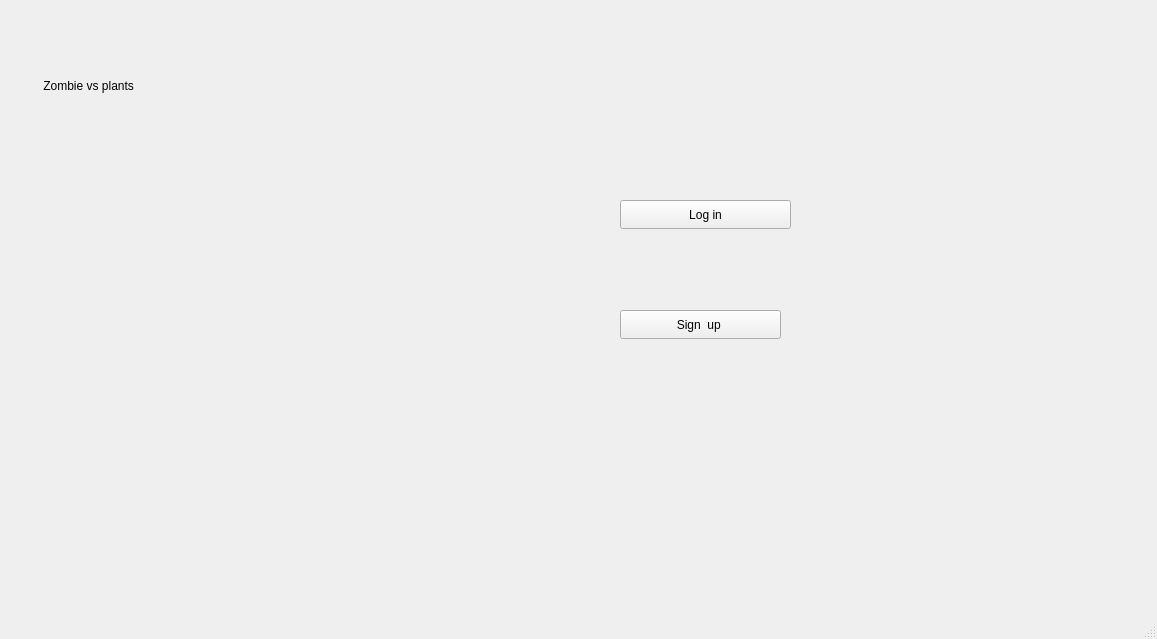
<?xml version="1.0" encoding="UTF-8"?>
<ui version="4.0">
 <class>MainWindow</class>
 <widget class="QMainWindow" name="MainWindow">
  <property name="geometry">
   <rect>
    <x>0</x>
    <y>0</y>
    <width>1157</width>
    <height>639</height>
   </rect>
  </property>
  <property name="windowTitle">
   <string>MainWindow</string>
  </property>
  <widget class="QWidget" name="centralwidget">
   <widget class="QLabel" name="label">
    <property name="geometry">
     <rect>
      <x>-10</x>
      <y>40</y>
      <width>1201</width>
      <height>541</height>
     </rect>
    </property>
    <property name="styleSheet">
     <string notr="true">image: url(:/Game/G3);</string>
    </property>
    <property name="text">
     <string/>
    </property>
   </widget>
   <widget class="QPushButton" name="login">
    <property name="geometry">
     <rect>
      <x>620</x>
      <y>200</y>
      <width>171</width>
      <height>29</height>
     </rect>
    </property>
    <property name="text">
     <string>Log in</string>
    </property>
   </widget>
   <widget class="QPushButton" name="register_2">
    <property name="geometry">
     <rect>
      <x>620</x>
      <y>310</y>
      <width>161</width>
      <height>29</height>
     </rect>
    </property>
    <property name="text">
     <string>Sign  up </string>
    </property>
   </widget>
   <widget class="QLabel" name="label_2">
    <property name="geometry">
     <rect>
      <x>40</x>
      <y>70</y>
      <width>211</width>
      <height>31</height>
     </rect>
    </property>
    <property name="text">
     <string> Zombie vs plants</string>
    </property>
   </widget>
  </widget>
  <widget class="QMenuBar" name="menubar">
   <property name="geometry">
    <rect>
     <x>0</x>
     <y>0</y>
     <width>1157</width>
     <height>25</height>
    </rect>
   </property>
  </widget>
  <widget class="QStatusBar" name="statusbar"/>
 </widget>
 <resources/>
 <connections/>
</ui>
